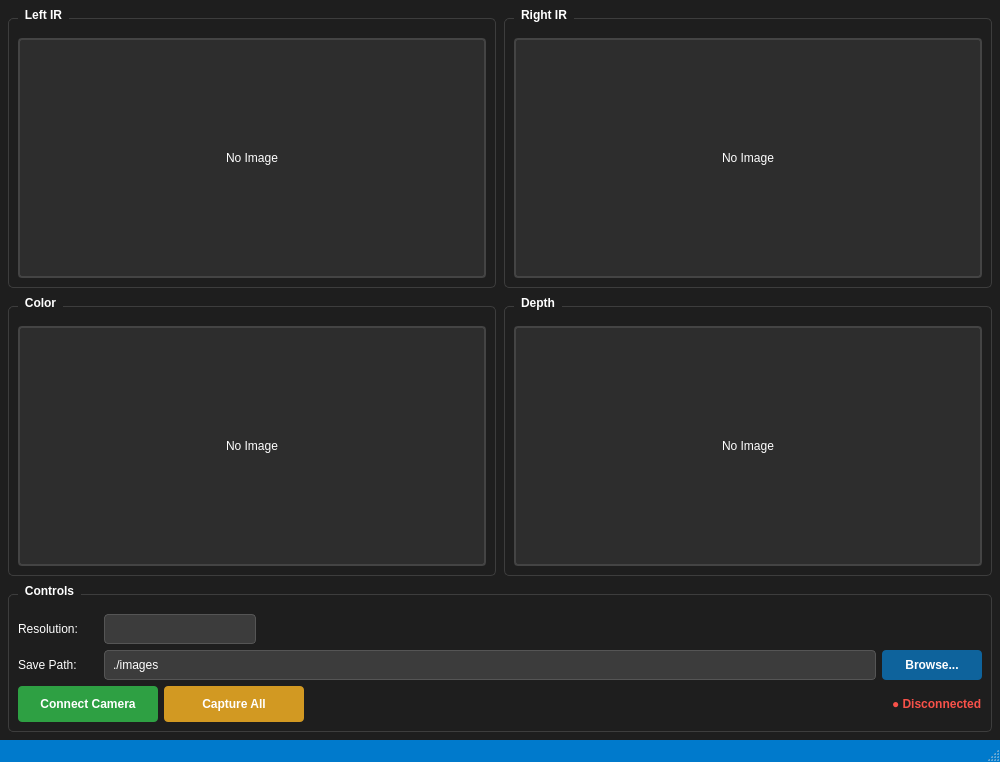
<?xml version="1.0" encoding="UTF-8"?>
<ui version="4.0">
 <class>StereoViewer</class>
 <widget class="QMainWindow" name="StereoViewer">
  <property name="geometry">
   <rect>
    <x>0</x>
    <y>0</y>
    <width>1000</width>
    <height>700</height>
   </rect>
  </property>
  <property name="windowTitle">
   <string>D435 Stereo + Color + Depth Viewer</string>
  </property>
  <property name="styleSheet">
   <string notr="true">QMainWindow { background-color: #1e1e1e; }
QGroupBox { color: #ffffff; font-weight: bold; border: 1px solid #3d3d3d; border-radius: 5px; margin-top: 10px; padding-top: 10px; }
QGroupBox::title { subcontrol-origin: margin; left: 10px; padding: 0 5px; }
QLabel { color: #ffffff; }
QPushButton { background-color: #0e639c; color: white; border: none; padding: 8px 16px; border-radius: 4px; font-weight: bold; }
QPushButton:hover { background-color: #1177bb; }
QPushButton:pressed { background-color: #0d5a8c; }
QLineEdit { background-color: #3c3c3c; color: white; border: 1px solid #555; border-radius: 4px; padding: 6px; }
QComboBox { background-color: #3c3c3c; color: white; border: 1px solid #555; border-radius: 4px; padding: 6px; min-width: 120px; }
QComboBox::drop-down { border: none; }
QComboBox QAbstractItemView { background-color: #3c3c3c; color: white; selection-background-color: #0e639c; }
QStatusBar { background-color: #007acc; color: white; }</string>
  </property>
  <widget class="QWidget" name="centralwidget">
   <layout class="QVBoxLayout" name="verticalLayout">
    <property name="spacing">
     <number>8</number>
    </property>
    <property name="leftMargin">
     <number>8</number>
    </property>
    <property name="topMargin">
     <number>8</number>
    </property>
    <property name="rightMargin">
     <number>8</number>
    </property>
    <property name="bottomMargin">
     <number>8</number>
    </property>
    <item>
     <layout class="QGridLayout" name="imageGridLayout">
      <property name="spacing">
       <number>8</number>
      </property>
      <item row="0" column="0">
       <widget class="QGroupBox" name="leftGroup">
        <property name="title">
         <string>Left IR</string>
        </property>
        <layout class="QVBoxLayout" name="leftLayout">
         <item>
          <widget class="QLabel" name="leftImageLabel">
           <property name="minimumSize">
            <size>
             <width>320</width>
             <height>240</height>
            </size>
           </property>
           <property name="styleSheet">
            <string notr="true">background-color: #2d2d2d; border: 2px solid #444; border-radius: 4px;</string>
           </property>
           <property name="text">
            <string>No Image</string>
           </property>
           <property name="alignment">
            <set>Qt::AlignCenter</set>
           </property>
          </widget>
         </item>
        </layout>
       </widget>
      </item>
      <item row="0" column="1">
       <widget class="QGroupBox" name="rightGroup">
        <property name="title">
         <string>Right IR</string>
        </property>
        <layout class="QVBoxLayout" name="rightLayout">
         <item>
          <widget class="QLabel" name="rightImageLabel">
           <property name="minimumSize">
            <size>
             <width>320</width>
             <height>240</height>
            </size>
           </property>
           <property name="styleSheet">
            <string notr="true">background-color: #2d2d2d; border: 2px solid #444; border-radius: 4px;</string>
           </property>
           <property name="text">
            <string>No Image</string>
           </property>
           <property name="alignment">
            <set>Qt::AlignCenter</set>
           </property>
          </widget>
         </item>
        </layout>
       </widget>
      </item>
      <item row="1" column="0">
       <widget class="QGroupBox" name="colorGroup">
        <property name="title">
         <string>Color</string>
        </property>
        <layout class="QVBoxLayout" name="colorLayout">
         <item>
          <widget class="QLabel" name="colorImageLabel">
           <property name="minimumSize">
            <size>
             <width>320</width>
             <height>240</height>
            </size>
           </property>
           <property name="styleSheet">
            <string notr="true">background-color: #2d2d2d; border: 2px solid #444; border-radius: 4px;</string>
           </property>
           <property name="text">
            <string>No Image</string>
           </property>
           <property name="alignment">
            <set>Qt::AlignCenter</set>
           </property>
          </widget>
         </item>
        </layout>
       </widget>
      </item>
      <item row="1" column="1">
       <widget class="QGroupBox" name="depthGroup">
        <property name="title">
         <string>Depth</string>
        </property>
        <layout class="QVBoxLayout" name="depthLayout">
         <item>
          <widget class="QLabel" name="depthImageLabel">
           <property name="minimumSize">
            <size>
             <width>320</width>
             <height>240</height>
            </size>
           </property>
           <property name="styleSheet">
            <string notr="true">background-color: #2d2d2d; border: 2px solid #444; border-radius: 4px;</string>
           </property>
           <property name="text">
            <string>No Image</string>
           </property>
           <property name="alignment">
            <set>Qt::AlignCenter</set>
           </property>
          </widget>
         </item>
        </layout>
       </widget>
      </item>
     </layout>
    </item>
    <item>
     <widget class="QGroupBox" name="controlGroup">
      <property name="title">
       <string>Controls</string>
      </property>
      <property name="maximumSize">
       <size>
        <width>16777215</width>
        <height>170</height>
       </size>
      </property>
      <layout class="QVBoxLayout" name="controlLayout">
       <item>
        <layout class="QHBoxLayout" name="resolutionLayout">
         <item>
          <widget class="QLabel" name="resolutionLabel">
           <property name="text">
            <string>Resolution:</string>
           </property>
           <property name="minimumSize">
            <size>
             <width>80</width>
             <height>0</height>
            </size>
           </property>
          </widget>
         </item>
         <item>
          <widget class="QComboBox" name="resolutionComboBox">
           <property name="minimumSize">
            <size>
             <width>150</width>
             <height>0</height>
            </size>
           </property>
          </widget>
         </item>
         <item>
          <spacer name="resolutionSpacer">
           <property name="orientation">
            <enum>Qt::Horizontal</enum>
           </property>
           <property name="sizeHint" stdset="0">
            <size>
             <width>40</width>
             <height>20</height>
            </size>
           </property>
          </spacer>
         </item>
        </layout>
       </item>
       <item>
        <layout class="QHBoxLayout" name="pathLayout">
         <item>
          <widget class="QLabel" name="pathLabel">
           <property name="text">
            <string>Save Path:</string>
           </property>
           <property name="minimumSize">
            <size>
             <width>80</width>
             <height>0</height>
            </size>
           </property>
          </widget>
         </item>
         <item>
          <widget class="QLineEdit" name="pathLineEdit">
           <property name="text">
            <string>./images</string>
           </property>
           <property name="placeholderText">
            <string>Enter save directory path...</string>
           </property>
          </widget>
         </item>
         <item>
          <widget class="QPushButton" name="browseButton">
           <property name="text">
            <string>Browse...</string>
           </property>
           <property name="minimumSize">
            <size>
             <width>100</width>
             <height>0</height>
            </size>
           </property>
          </widget>
         </item>
        </layout>
       </item>
       <item>
        <layout class="QHBoxLayout" name="buttonLayout">
         <item>
          <widget class="QPushButton" name="connectButton">
           <property name="text">
            <string>Connect Camera</string>
           </property>
           <property name="minimumSize">
            <size>
             <width>140</width>
             <height>36</height>
            </size>
           </property>
           <property name="styleSheet">
            <string notr="true">background-color: #2ea043;</string>
           </property>
          </widget>
         </item>
         <item>
          <widget class="QPushButton" name="captureButton">
           <property name="text">
            <string>Capture All</string>
           </property>
           <property name="minimumSize">
            <size>
             <width>140</width>
             <height>36</height>
            </size>
           </property>
           <property name="styleSheet">
            <string notr="true">background-color: #d29922;</string>
           </property>
          </widget>
         </item>
         <item>
          <spacer name="horizontalSpacer">
           <property name="orientation">
            <enum>Qt::Horizontal</enum>
           </property>
           <property name="sizeHint" stdset="0">
            <size>
             <width>40</width>
             <height>20</height>
            </size>
           </property>
          </spacer>
         </item>
         <item>
          <widget class="QLabel" name="statusLabel">
           <property name="text">
            <string>● Disconnected</string>
           </property>
           <property name="styleSheet">
            <string notr="true">color: #f85149; font-weight: bold;</string>
           </property>
          </widget>
         </item>
        </layout>
       </item>
      </layout>
     </widget>
    </item>
   </layout>
  </widget>
  <widget class="QStatusBar" name="statusbar"/>
 </widget>
 <resources/>
 <connections/>
</ui>
